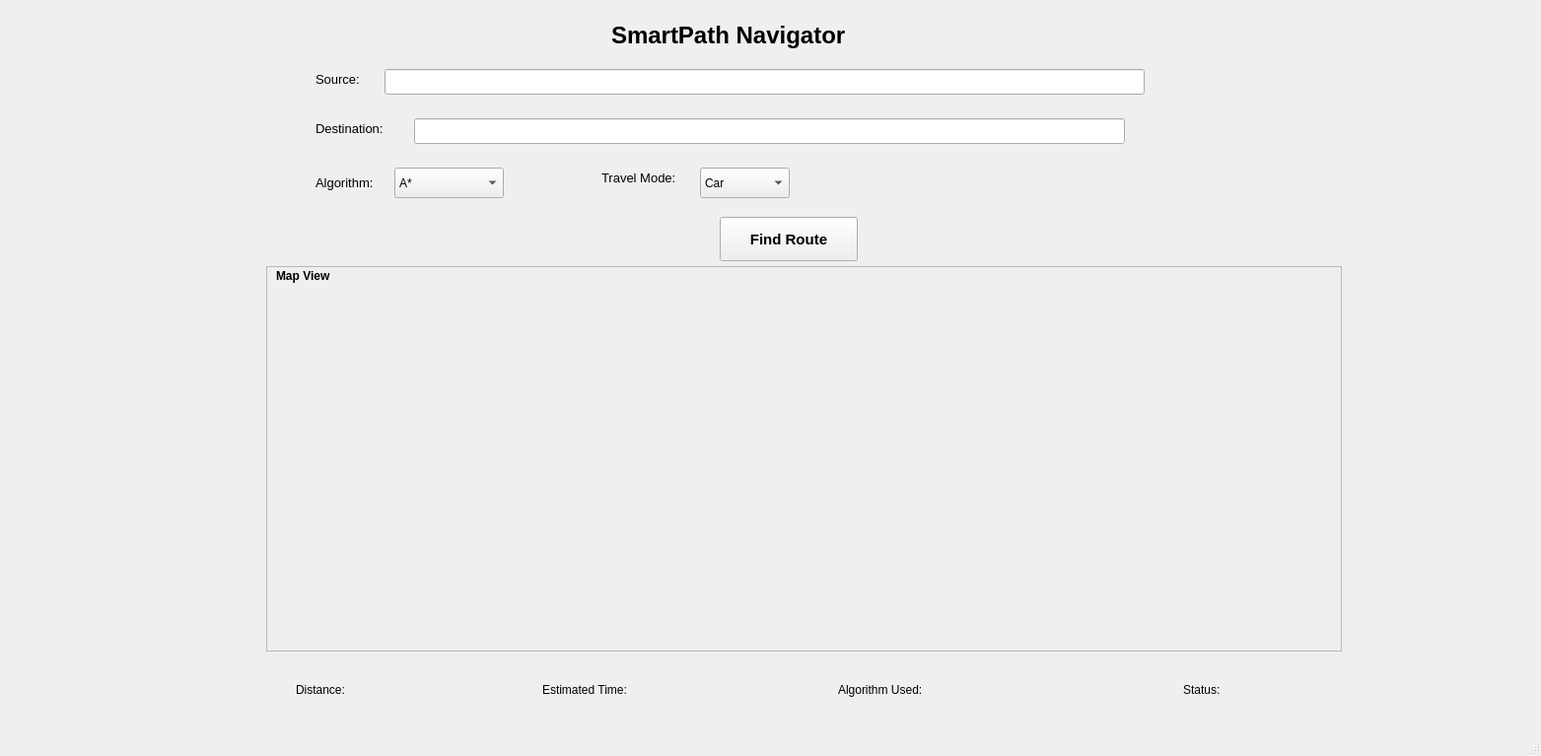
<?xml version="1.0" encoding="UTF-8"?>
<ui version="4.0">
 <class>MainWindow</class>
 <widget class="QMainWindow" name="MainWindow">
  <property name="geometry">
   <rect>
    <x>0</x>
    <y>0</y>
    <width>1563</width>
    <height>767</height>
   </rect>
  </property>
  <property name="font">
   <font>
    <bold>false</bold>
   </font>
  </property>
  <property name="windowTitle">
   <string>SmartPath Navigator</string>
  </property>
  <widget class="QWidget" name="centralwidget">
   <widget class="QLabel" name="label">
    <property name="geometry">
     <rect>
      <x>620</x>
      <y>10</y>
      <width>311</width>
      <height>51</height>
     </rect>
    </property>
    <property name="font">
     <font>
      <pointsize>18</pointsize>
      <bold>true</bold>
     </font>
    </property>
    <property name="text">
     <string>SmartPath Navigator</string>
    </property>
   </widget>
   <widget class="QLabel" name="label_2">
    <property name="geometry">
     <rect>
      <x>320</x>
      <y>70</y>
      <width>63</width>
      <height>20</height>
     </rect>
    </property>
    <property name="font">
     <font>
      <pointsize>10</pointsize>
      <bold>false</bold>
     </font>
    </property>
    <property name="text">
     <string>Source:</string>
    </property>
   </widget>
   <widget class="QLineEdit" name="lineEdit">
    <property name="geometry">
     <rect>
      <x>390</x>
      <y>70</y>
      <width>771</width>
      <height>26</height>
     </rect>
    </property>
   </widget>
   <widget class="QLabel" name="label_3">
    <property name="geometry">
     <rect>
      <x>320</x>
      <y>120</y>
      <width>101</width>
      <height>20</height>
     </rect>
    </property>
    <property name="font">
     <font>
      <pointsize>10</pointsize>
      <bold>false</bold>
     </font>
    </property>
    <property name="text">
     <string>Destination:</string>
    </property>
   </widget>
   <widget class="QLineEdit" name="lineEdit_2">
    <property name="geometry">
     <rect>
      <x>420</x>
      <y>120</y>
      <width>721</width>
      <height>26</height>
     </rect>
    </property>
   </widget>
   <widget class="QLabel" name="label_4">
    <property name="geometry">
     <rect>
      <x>320</x>
      <y>170</y>
      <width>81</width>
      <height>31</height>
     </rect>
    </property>
    <property name="font">
     <font>
      <pointsize>10</pointsize>
      <bold>false</bold>
     </font>
    </property>
    <property name="text">
     <string>Algorithm:</string>
    </property>
   </widget>
   <widget class="QComboBox" name="comboBox">
    <property name="geometry">
     <rect>
      <x>400</x>
      <y>170</y>
      <width>111</width>
      <height>31</height>
     </rect>
    </property>
    <item>
     <property name="text">
      <string>A*</string>
     </property>
    </item>
    <item>
     <property name="text">
      <string>Dijkstra</string>
     </property>
    </item>
   </widget>
   <widget class="QLabel" name="label_5">
    <property name="geometry">
     <rect>
      <x>610</x>
      <y>170</y>
      <width>101</width>
      <height>21</height>
     </rect>
    </property>
    <property name="font">
     <font>
      <pointsize>10</pointsize>
      <bold>false</bold>
     </font>
    </property>
    <property name="text">
     <string>Travel Mode:</string>
    </property>
   </widget>
   <widget class="QComboBox" name="comboBox_2">
    <property name="geometry">
     <rect>
      <x>710</x>
      <y>170</y>
      <width>91</width>
      <height>31</height>
     </rect>
    </property>
    <item>
     <property name="text">
      <string>Car</string>
     </property>
    </item>
    <item>
     <property name="text">
      <string>Bike</string>
     </property>
    </item>
    <item>
     <property name="text">
      <string>Walk</string>
     </property>
    </item>
   </widget>
   <widget class="QPushButton" name="pushButton">
    <property name="geometry">
     <rect>
      <x>730</x>
      <y>220</y>
      <width>140</width>
      <height>45</height>
     </rect>
    </property>
    <property name="font">
     <font>
      <pointsize>11</pointsize>
      <bold>true</bold>
     </font>
    </property>
    <property name="text">
     <string>Find Route</string>
    </property>
   </widget>
   <widget class="QFrame" name="frame">
    <property name="geometry">
     <rect>
      <x>270</x>
      <y>270</y>
      <width>1091</width>
      <height>391</height>
     </rect>
    </property>
    <property name="frameShape">
     <enum>QFrame::Shape::StyledPanel</enum>
    </property>
    <property name="frameShadow">
     <enum>QFrame::Shadow::Raised</enum>
    </property>
    <widget class="QLabel" name="label_6">
     <property name="geometry">
      <rect>
       <x>10</x>
       <y>0</y>
       <width>81</width>
       <height>20</height>
      </rect>
     </property>
     <property name="font">
      <font>
       <bold>true</bold>
      </font>
     </property>
     <property name="text">
      <string>Map View</string>
     </property>
    </widget>
   </widget>
   <widget class="QLabel" name="label_7">
    <property name="geometry">
     <rect>
      <x>300</x>
      <y>690</y>
      <width>231</width>
      <height>20</height>
     </rect>
    </property>
    <property name="text">
     <string>Distance:</string>
    </property>
   </widget>
   <widget class="QLabel" name="label_8">
    <property name="geometry">
     <rect>
      <x>550</x>
      <y>690</y>
      <width>250</width>
      <height>20</height>
     </rect>
    </property>
    <property name="text">
     <string>Estimated Time:</string>
    </property>
   </widget>
   <widget class="QLabel" name="label_9">
    <property name="geometry">
     <rect>
      <x>850</x>
      <y>690</y>
      <width>300</width>
      <height>20</height>
     </rect>
    </property>
    <property name="text">
     <string>Algorithm Used:</string>
    </property>
   </widget>
   <widget class="QLabel" name="label_10">
    <property name="geometry">
     <rect>
      <x>1200</x>
      <y>690</y>
      <width>300</width>
      <height>20</height>
     </rect>
    </property>
    <property name="text">
     <string>Status:</string>
    </property>
   </widget>
  </widget>
  <widget class="QMenuBar" name="menubar">
   <property name="geometry">
    <rect>
     <x>0</x>
     <y>0</y>
     <width>1563</width>
     <height>26</height>
    </rect>
   </property>
  </widget>
  <widget class="QStatusBar" name="statusbar"/>
 </widget>
 <resources/>
 <connections/>
</ui>
